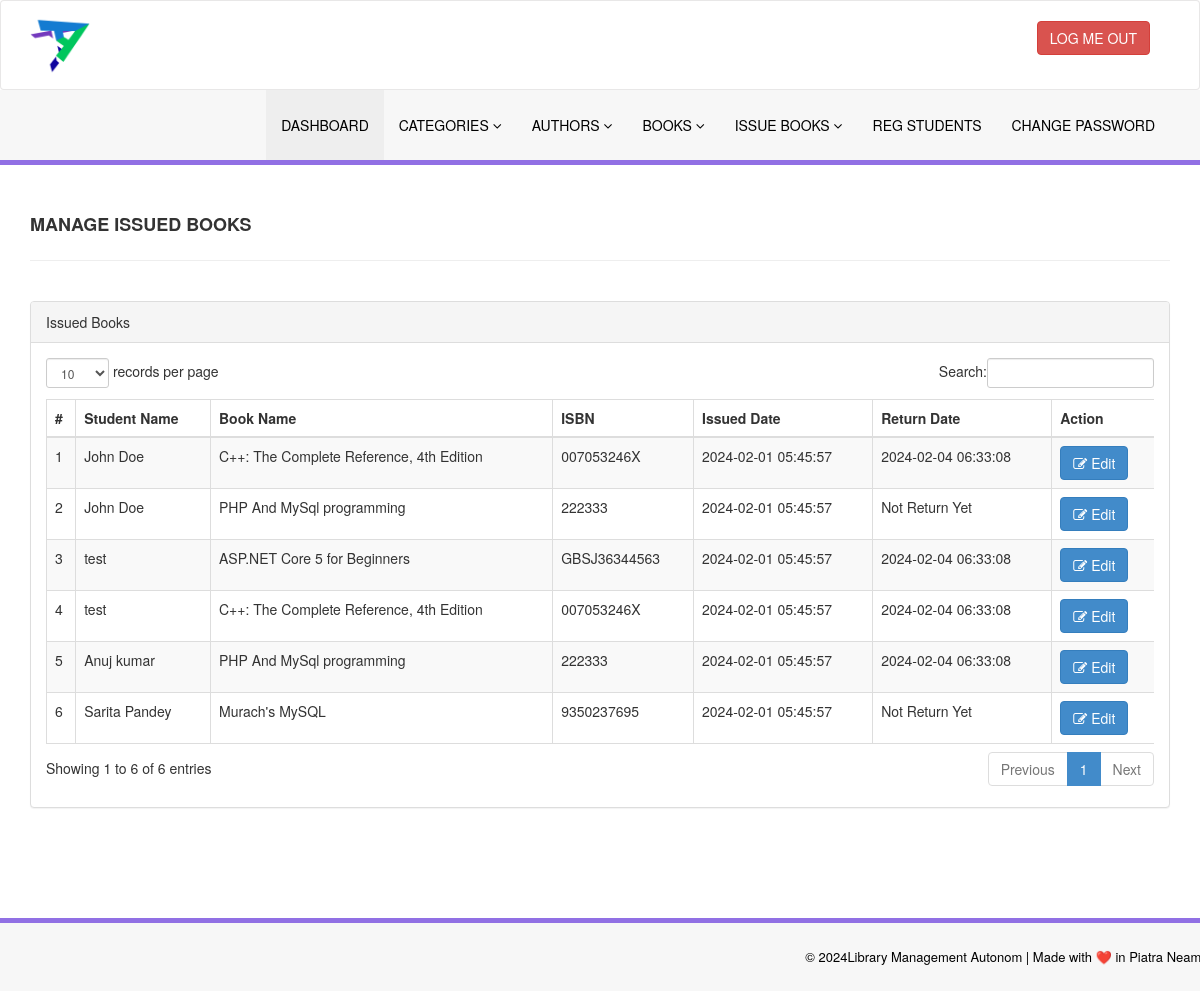
Screenshot of /admin/manage-issued-books.php (signed in) with the database file from the repository.
### tables this page shows
CREATE TABLE `tblissuedbookdetails` (
  `id` int(11) NOT NULL,
  `BookId` int(11) DEFAULT NULL,
  `StudentID` varchar(150) DEFAULT NULL,
  `IssuesDate` timestamp NULL DEFAULT current_timestamp(),
  `ReturnDate` timestamp NULL DEFAULT NULL ON UPDATE current_timestamp(),
  `RetrunStatus` int(1) DEFAULT NULL,
  `fine` int(11) DEFAULT NULL
);

CREATE TABLE `tblstudents` (
  `id` int(11) NOT NULL,
  `StudentId` varchar(100) DEFAULT NULL,
  `FullName` varchar(120) DEFAULT NULL,
  `EmailId` varchar(120) DEFAULT NULL,
  `MobileNumber` char(11) DEFAULT NULL,
  `Password` varchar(120) DEFAULT NULL,
  `Status` int(1) DEFAULT NULL,
  `RegDate` timestamp NULL DEFAULT current_timestamp(),
  `UpdationDate` timestamp NULL DEFAULT NULL ON UPDATE current_timestamp()
);

CREATE TABLE `tblbooks` (
  `id` int(11) NOT NULL,
  `BookName` varchar(255) DEFAULT NULL,
  `CatId` int(11) DEFAULT NULL,
  `AuthorId` int(11) DEFAULT NULL,
  `ISBNNumber` varchar(25) DEFAULT NULL,
  `BookPrice` decimal(10,2) DEFAULT NULL,
  `bookImage` varchar(250) NOT NULL,
  `isIssued` int(1) DEFAULT NULL,
  `RegDate` timestamp NULL DEFAULT current_timestamp(),
  `UpdationDate` timestamp NULL DEFAULT NULL ON UPDATE current_timestamp()
);

### admin/manage-issued-books.php (the view, shortened to what this page needs)
<?php
include('includes/config.php');
if (strlen($_SESSION['alogin']) == 0) {
    header('location:index.php');
} else {
?>
    <!DOCTYPE html>
    <head>
        <link href="assets/css/bootstrap.css" rel="stylesheet" />
        <link href="assets/css/font-awesome.css" rel="stylesheet" />
        <link href="assets/js/dataTables/dataTables.bootstrap.css" rel="stylesheet" />
        <link href="assets/css/style.css" rel="stylesheet" />
    </head>
    <body>
        <?php include('includes/header.php'); ?>
        <div class="content-wrapper">
            <div class="container">
                <div class="row pad-botm">
                    <div class="col-md-12">
                        <h4 class="header-line">Manage Issued Books</h4>
                    </div>
                    <div class="row">
                    </div>
                </div>
                <div class="row">
                    <div class="col-md-12">
                        <div class="panel panel-default">
                            <div class="panel-heading">
                                Issued Books
                            </div>
                            <div class="panel-body">
                                <div class="table-responsive">
                                    <table class="table table-striped table-bordered table-hover" id="dataTables-example">
                                        <thead>
                                            <tr>
                                                <th>#</th>
                                                <th>Student Name</th>
                                                <th>Book Name</th>
                                                <th>ISBN </th>
                                                <th>Issued Date</th>
                                                <th>Return Date</th>
                                                <th>Action</th>
                                            </tr>
                                        </thead>
                                        <tbody>
                                            <?php $sql = "SELECT tblstudents.FullName,tblbooks.BookName,tblbooks.ISBNNumber,tblissuedbookdetails.IssuesDate,tblissuedbookdetails.ReturnDate,tblissuedbookdetails.id as rid from  tblissuedbookdetails join tblstudents on tblstudents.StudentId=tblissuedbookdetails.StudentId join tblbooks on tblbooks.id=tblissuedbookdetails.BookId order by tblissuedbookdetails.id desc";
                                            $query = $dbh->prepare($sql);
                                            $query->execute();
                                            $results = $query->fetchAll(PDO::FETCH_OBJ);
                                            $cnt = 1;
                                            if ($query->rowCount() > 0) {
                                                foreach ($results as $result) {               ?>
                                                    <tr class="odd gradeX">
                                                        <td class="center"><?php echo htmlentities($cnt); ?></td>
                                                        <td class="center"><?php echo htmlentities($result->FullName); ?></td>
                                                        <td class="center"><?php echo htmlentities($result->BookName); ?></td>
                                                        <td class="center"><?php echo htmlentities($result->ISBNNumber); ?></td>
                                                        <td class="center"><?php echo htmlentities($result->IssuesDate); ?></td>
                                                        <td class="center"><?php if ($result->ReturnDate == "") {
                                                                                echo htmlentities("Not Return Yet");
                                                                            } else {
                                                                                echo htmlentities($result->ReturnDate);
                                                                            }
                                                                            ?></td>
                                                        <td class="center">
                                                            <a href="update-issue-bookdeails.php?rid=<?php echo htmlentities($result->rid); ?>"><button class="btn btn-primary"><i class="fa fa-edit "></i> Edit</button>
                                                        </td>
                                                    </tr>
                                            <?php $cnt = $cnt + 1;
                                                }
                                            } ?>
                                        </tbody>
                                    </table>
                                </div>
                            </div>
                        </div>
                    </div>
                </div>
            </div>
        </div>
        <?php include('includes/footer.php'); ?>
    </body>
    </html>
<?php } ?>

### admin/assets/css/style.css (style rules this page uses)
body { font-family: "Open Sans", sans-serif; line-height: 28px; }
.content-wrapper { margin-top: 40px; padding-bottom: 90px; }
.header-line { font-weight: 900; padding-bottom: 25px; border-bottom: 1px solid #eeeeee; text-transform: uppercase; }
.pad-botm { padding-bottom: 30px; }
.container { padding-right: 15px; padding-left: 15px; margin-right: auto; margin-left: auto; }
@media (min-width: 768px) { .container { width: 750px; } }
@media (min-width: 992px) { .container { width: 970px; } }
@media (min-width: 1200px) { .container { width: 1170px; } }
.col-md-12, .col-md-6 { position: relative; min-height: 1px; padding-right: 15px; padding-left: 15px; }
@media (min-width: 992px) { .col-md-12, .col-md-6 { float: left; } }
.row { margin-right: -15px; margin-left: -15px; }

### rows the page displays
tblissuedbookdetails: tblstudents.FullName "John Doe", BookId.BookName "C++: The Complete Reference, 4th Edition", BookId.ISBNNumber "007053246X", IssuesDate "2024-02-01 05:45:57", ReturnDate "2024-02-04 06:33:08"
tblissuedbookdetails: tblstudents.FullName "John Doe", BookId.BookName "PHP And MySql programming", BookId.ISBNNumber "222333", IssuesDate "2024-02-01 05:45:57"
tblissuedbookdetails: tblstudents.FullName "test", BookId.BookName "ASP.NET Core 5 for Beginners", BookId.ISBNNumber "GBSJ36344563", IssuesDate "2024-02-01 05:45:57", ReturnDate "2024-02-04 06:33:08"
tblissuedbookdetails: tblstudents.FullName "test", BookId.BookName "C++: The Complete Reference, 4th Edition", BookId.ISBNNumber "007053246X", IssuesDate "2024-02-01 05:45:57", ReturnDate "2024-02-04 06:33:08"
tblissuedbookdetails: tblstudents.FullName "Anuj kumar", BookId.BookName "PHP And MySql programming", BookId.ISBNNumber "222333", IssuesDate "2024-02-01 05:45:57", ReturnDate "2024-02-04 06:33:08"
tblissuedbookdetails: tblstudents.FullName "Sarita Pandey", BookId.BookName "Murach's MySQL", BookId.ISBNNumber "9350237695", IssuesDate "2024-02-01 05:45:57"
